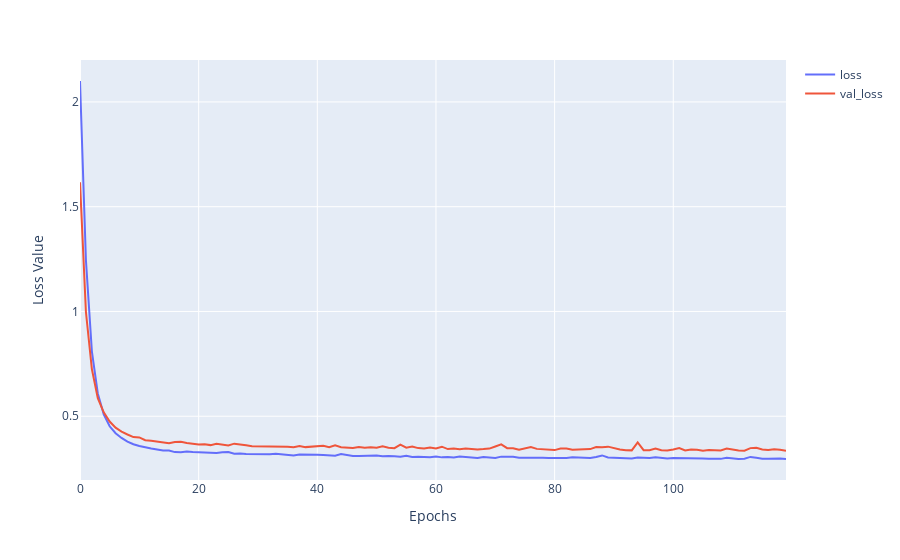

The cell this chart's notebook holds for it:
### Code cell
#Plotting loss to epochs function using plotly express

loss_fig = px.line(history.history, y=['loss', 'val_loss'],
                   labels={'index':'Epochs',
                           'value': 'Loss Value',
                           'variable': ''}
                  )
loss_fig.show()
